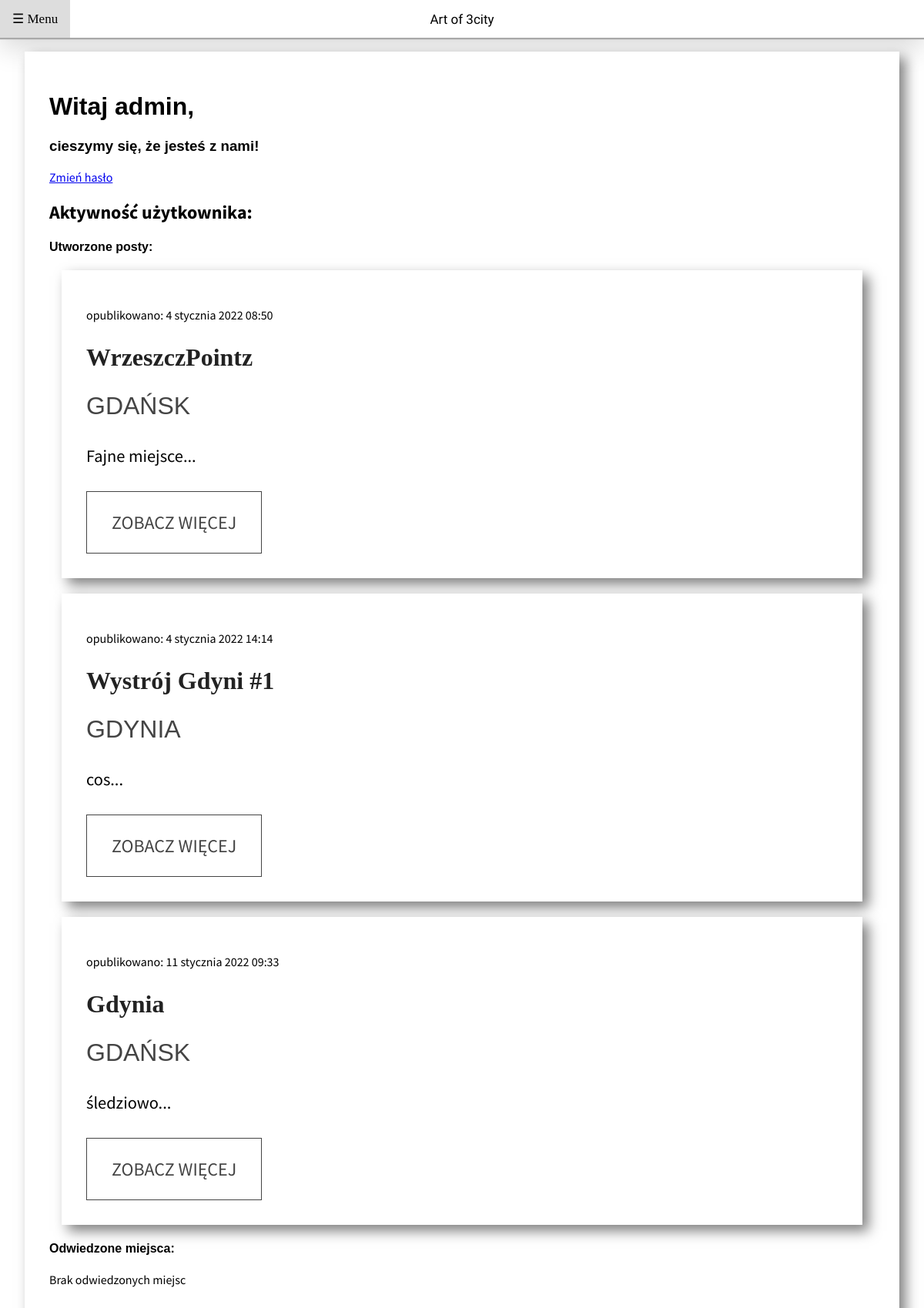
Page /profile (signed in) on the earlier database version.
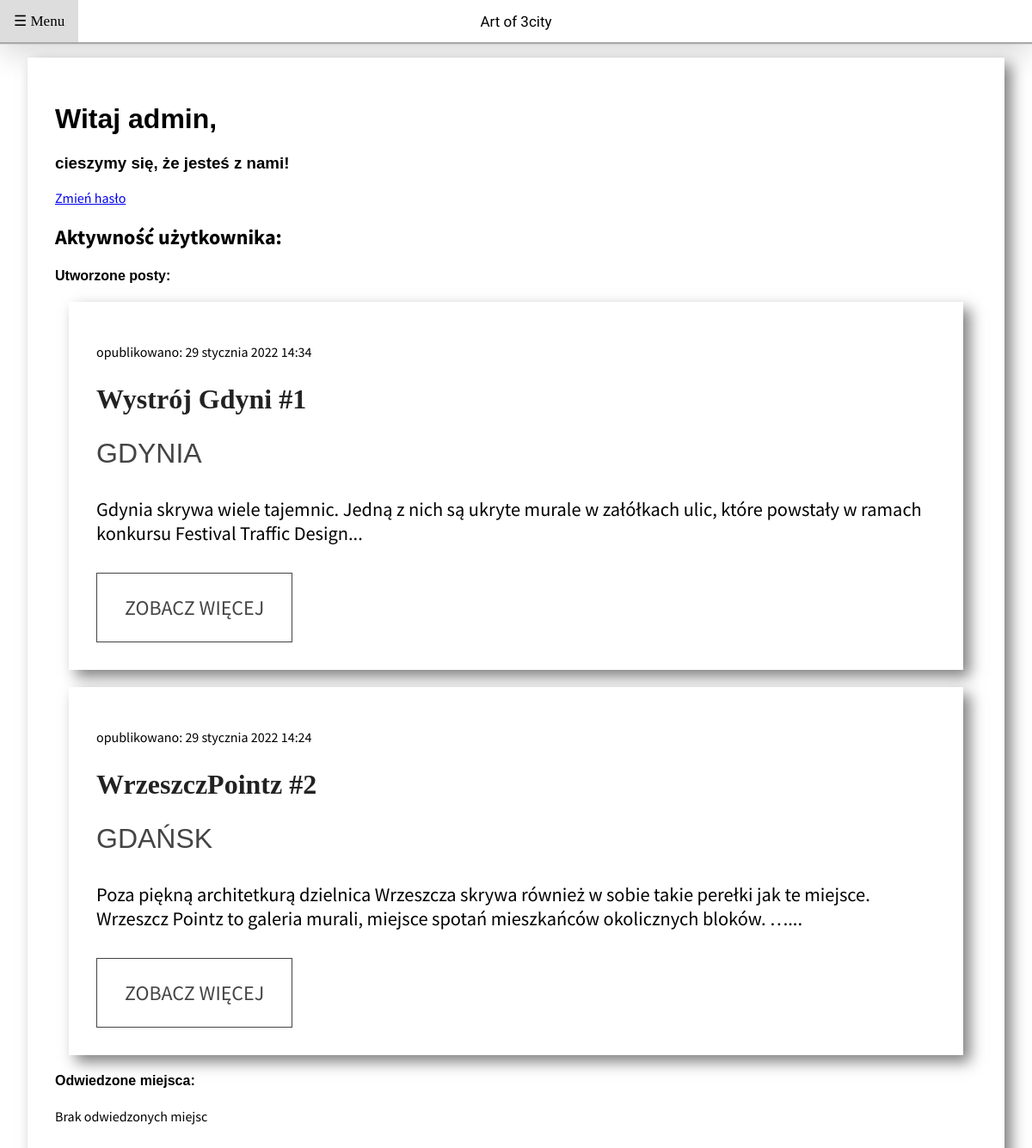
Same page on the later database version.
### posts/models.py (models this page shows, shortened)
class Post(models.Model):
    title = models.CharField(max_length=32)
    content = models.TextField()
    address = models.CharField(max_length=64)
    created_date = models.DateTimeField(default=timezone.now)
    published_date = models.DateTimeField(default = timezone.now)
    author = models.ForeignKey('auth.User',on_delete=models.CASCADE)
    image = models.ImageField(upload_to='images/', blank=True, default="default.png")
    place = models.ForeignKey(Place, on_delete= models.CASCADE,verbose_name="place where it is")

class Place(models.Model):
    town = models.CharField(max_length=32)
    def __str__(self):
        return f"{self.town}"

### welcome/views.py (the view)
# urls.py: path("profile",views.profile,name="profile"),
def profile(request):
    posts = Post.objects.filter(author=request.user)
    visitedPlaces = VisitedPlace.objects.select_related("place").filter(user__id=request.user.id)
    content = {"profile":request.user, "createdPosts":posts, "visitedPlaces":visitedPlaces}
    return render(request,"welcome/profile.html",content)

### welcome/templates/welcome/profile.html
{% extends 'posts/base.html' %}
{% load static %}
{% block content%}
    <div class="cardContainer">
    <div class="cardContent">
    <div class="content-text">
    <h1>Witaj {{profile}},</h1>
    <h3>cieszymy się, że jesteś z nami!</h3>
    <a href="{% url 'welcome:changePassword' %}">Zmień hasło</a>
    <h2>Aktywność użytkownika:</h2>
    <h4>Utworzone posty:</h4>
    {% for post in createdPosts %}
        <section>
                <div class="cardContainer">
                    <div class="cardContent">
                         <div class="content-text">
                            <p>opublikowano: {{post.published_date}}</p>
                            <h2 class="content-title">{{post.title}}</h2>
                            <h3 class="content-subtitle">{{post.place}}</h3>
                            <p class="content-paragraph">{{post.content | truncatewords:24}}...</p>
                            <a href="{% url 'posts:details' post.id %}" class="btn">Zobacz więcej</a>
                        </div>
                    </div>
                </div>
            </section>
    {% empty %}
         <p>Brak utworzonych postów</p>
    {% endfor %}
     <h4>Odwiedzone miejsca:</h4>
    {% for vp in visitedPlaces %}
        <section>
            <div class="cardContainer">
                <div class="cardContent">
                    <div class="content-text">
                        <p>opublikowano: {{vp.place.author}}</p>
                        <h2 class="content-title">{{vp.place.title}}</h2>
                        <h3 class="content-subtitle">{{vp.place.place}}</h3>
                        <p class="content-paragraph">{{vp.place.content | truncatewords:24}}...</p>
                        <a href="{% url 'posts:details' vp.place.id %}" class="btn">Zobacz więcej</a>
                    </div>
                </div>
            </div>
        </section>
    {% empty %}
    <p>Brak odwiedzonych miejsc</p>
    {% endfor %}
    </div>
    </div>
    </div>
{% endblock %}

Differences in the rows shown:
no longer on this page (row edited): Post: published_date "4 stycznia 2022 08:50", title "WrzeszczPointz", place "GDAŃSK", content "Fajne miejsce"
removed Post: published_date "11 stycznia 2022 09:33", title "Gdynia", place "GDAŃSK", content "śledziowo"
changed Post "Wystrój Gdyni #1": published_date "4 stycznia 2022 14:14" → "29 stycznia 2022 14:34"; content "cos" → "Gdynia skrywa wiele tajemnic. Jedną z nich są ukryte murale w załółkach ulic, które powstały w ramach konkursu Festival Traffic Design"
added Post: published_date "29 stycznia 2022 14:24", title "WrzeszczPointz #2", place "GDAŃSK", content "Poza piękną architetkurą dzielnica Wrzeszcza skrywa również w sobie takie perełki jak te miejsce. Wrzeszcz Pointz to galeria murali, miejsce spotań mieszkańców okolicznych bloków. …"
